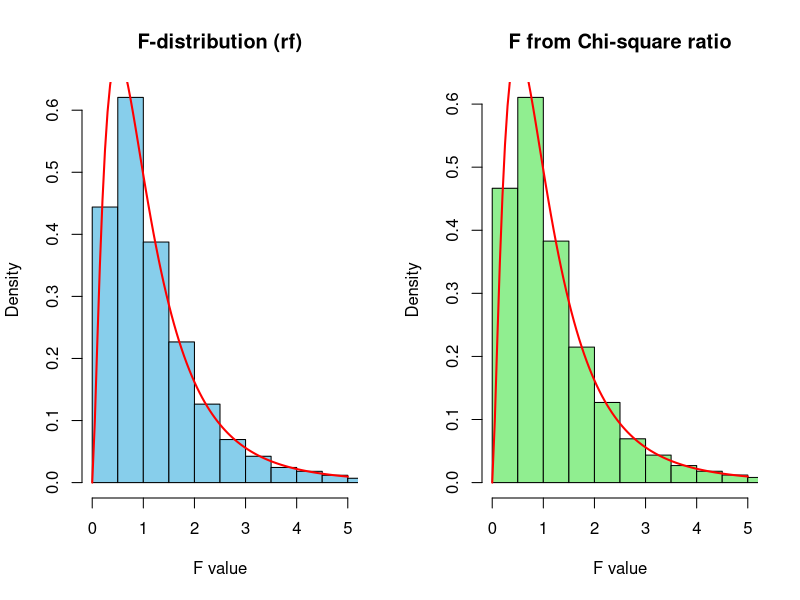

Reproduce this figure in R.
# E1-1: F-distribution and its relationship with Chi-square distribution
set.seed(123)

n   <- 10000
df1 <- 5
df2 <- 10

# Generate F-distributed data directly
f_data <- rf(n, df1, df2)

# Generate F data from two independent Chi-square variables
# F = (Chisq1/df1) / (Chisq2/df2)
chisq1 <- rchisq(n, df1)
chisq2 <- rchisq(n, df2)
f_from_chisq <- (chisq1/df1) / (chisq2/df2)

cat("Mean of rf() sample            :", mean(f_data), "\n")
cat("Mean of F derived from Chisq    :", mean(f_from_chisq), "\n")
cat("Theoretical mean of F(df1,df2)  :", df2/(df2-2), "\n")

par(mfrow = c(1,2))
hist(f_data, breaks = 50, probability = TRUE, col = "skyblue",
     main = "F-distribution (rf)", xlab = "F value", xlim = c(0,5))
curve(df(x, df1, df2), add = TRUE, col = "red", lwd = 2)

hist(f_from_chisq, breaks = 50, probability = TRUE, col = "lightgreen",
     main = "F from Chi-square ratio", xlab = "F value", xlim = c(0,5))
curve(df(x, df1, df2), add = TRUE, col = "red", lwd = 2)
